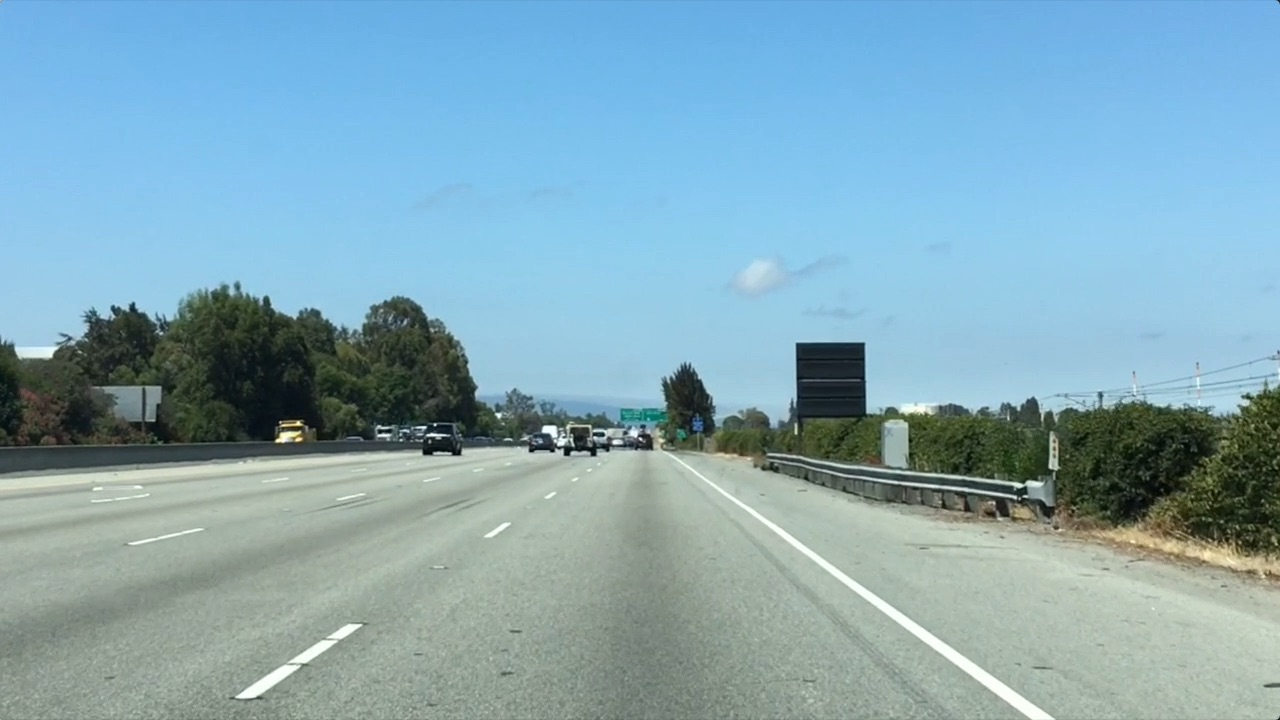
#> input picture Color and Region Selection/test.jpg, 1280 x 720 px
$ python sample.py
#> lines starting #> are read from the running program, lines starting #| are printed output that depends on the picture; after the words box and inside, x2 and y2 are one past the last pixel; in counts of white or black regions, pixels touching at a corner belong together
import matplotlib.image as mpimg
import matplotlib.pyplot as plt
import numpy as np

# Read in the image and print some stats
image = mpimg.imread('test.jpg')
#> image is the input picture: shape (720, 1280, 3); mean R, G, B 132, 168.5, 182.1
ysize = image.shape[0]
#> ysize = 720
xsize = image.shape[1]
#> xsize = 1280
# Define our color criteria
red_threshold = 205
green_threshold = 205
blue_threshold = 205
rgb_threshold = [red_threshold, green_threshold, blue_threshold]
# Define a triangle region of interest (Note: if you run this code,
# Keep in mind the origin (x=0, y=0) is in the upper left in image processing
# you'll find these are not sensible values!!
# But you'll get a chance to play with them soon in a quiz ;)
left_bottom = [100, ysize]
#> left_bottom = [100, 720]
right_bottom = [1200, ysize]
#> right_bottom = [1200, 720]
#| This image is:  <class 'numpy.ndarray'> with dimensions: (720, 1280, 3)
apex = [640, 440]


def show_image():
    color_select = np.copy(image)
    line_image = np.copy(image)

    fit_left = np.polyfit((left_bottom[0], apex[0]), (left_bottom[1], apex[1]), 1)
#> fit_left = [-0.519, 771.9]
    fit_right = np.polyfit((right_bottom[0], apex[0]), (right_bottom[1], apex[1]), 1)
#> fit_right = [0.5, 120]
    fit_bottom = np.polyfit((left_bottom[0], right_bottom[0]), (left_bottom[1], right_bottom[1]), 1)
#> fit_bottom = [-6.12e-17, 720]

    # Mask pixels below the threshold
    color_thresholds = (image[:, :, 0] < rgb_threshold[0]) | \
                       (image[:, :, 1] < rgb_threshold[1]) | \
                       (image[:, :, 2] < rgb_threshold[2])
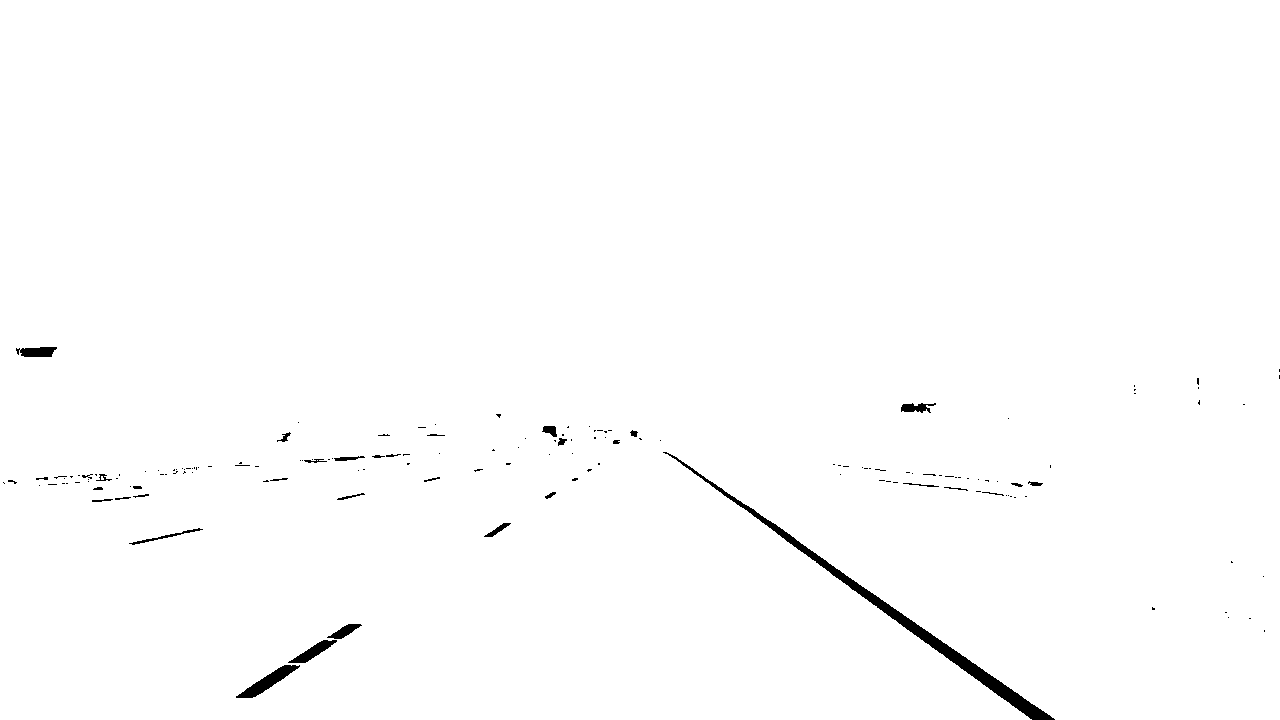
#> color_thresholds: shape (720, 1280) bool; 99.2% white; 157 black regions (122 under 20 px), largest, box (x1, y1, x2, y2) and area: (663, 452, 1055, 720) 3679, (236, 665, 300, 698) 658, (288, 640, 337, 663) 401

    # Find the region inside the lines
    XX, YY = np.meshgrid(np.arange(0, xsize), np.arange(0, ysize))
    region_thresholds = (YY > (XX * fit_left[0] + fit_left[1])) & \
                        (YY > (XX * fit_right[0] + fit_right[1])) & \
                        (YY < (XX * fit_bottom[0] + fit_bottom[1]))
    # Mask color selection
    color_select[color_thresholds] = [0, 0, 0]
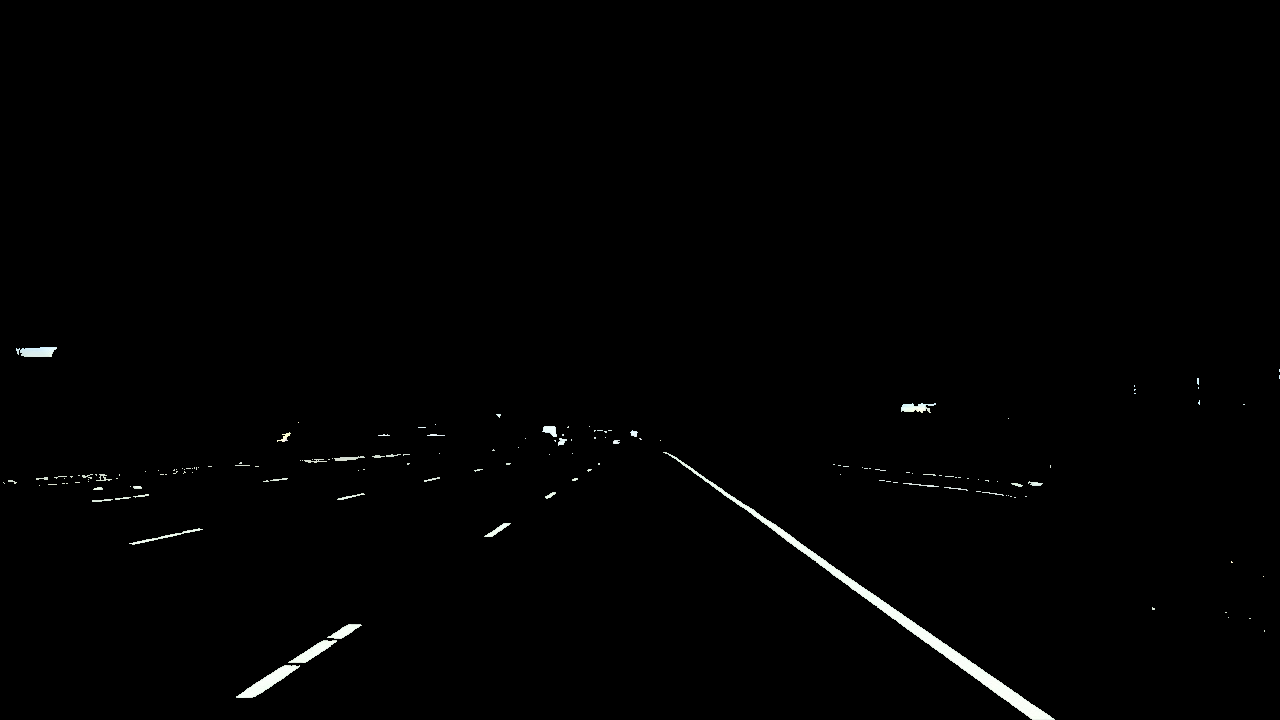
#> color_select: shape (720, 1280, 3); mean R, G, B 1.9, 1.9, 1.9
    # Find where image is both colored right and in the region
    line_image[~color_thresholds & region_thresholds] = [255, 0, 0]
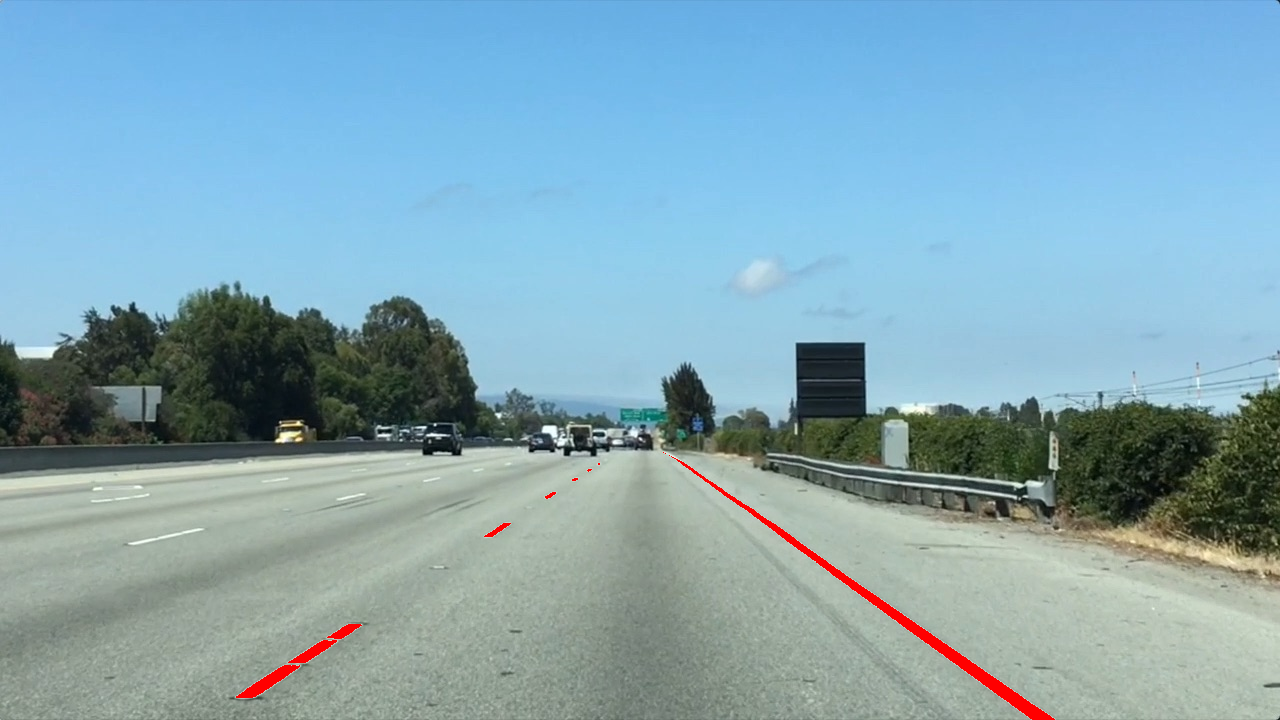
#> line_image: shape (720, 1280, 3); 0.56% of pixels changed, all inside (x1, y1, x2, y2) = (236, 452, 1055, 720)

    # Display our two output images
    # plt.imshow(color_select)
    # plt.show()
    #
    plt.imshow(line_image)
    plt.show()


if __name__ == "__main__":
    print('This image is: ', type(image),
          'with dimensions:', image.shape)
    show_image()
